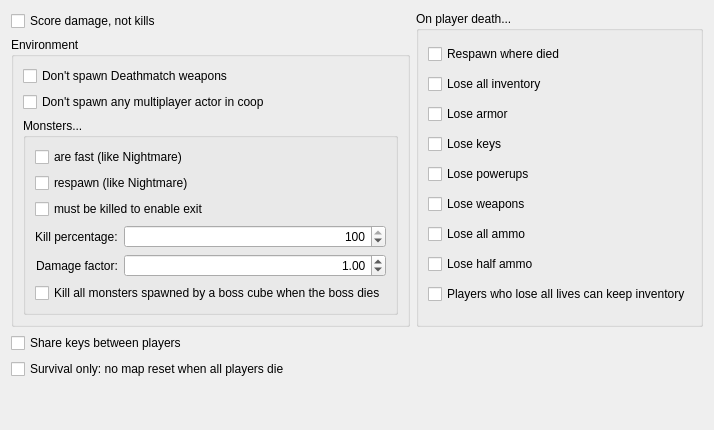
     <widget class="QWidget" name="tabCooperative">
      <attribute name="title">
       <string>Cooperative</string>
      </attribute>
      <layout class="QVBoxLayout" name="verticalLayout_26">
       <item>
        <layout class="QHBoxLayout" name="horizontalLayout_3">
         <property name="rightMargin">
          <number>0</number>
         </property>
         <item>
          <layout class="QVBoxLayout" name="verticalLayout_10">
           <item>
            <widget class="QCheckBox" name="cbScoreDamageNotKills">
             <property name="text">
              <string>Score damage, not kills</string>
             </property>
            </widget>
           </item>
           <item>
            <widget class="QGroupBox" name="groupBox_7">
             <property name="title">
              <string>Environment</string>
             </property>
             <layout class="QVBoxLayout" name="verticalLayout_11">
              <item>
               <widget class="QCheckBox" name="cbDontSpawnDeathmatchWeapons">
                <property name="text">
                 <string>Don't spawn Deathmatch weapons</string>
                </property>
               </widget>
              </item>
              <item>
               <widget class="QCheckBox" name="cbDontSpawnAnyMultiplayerItem">
                <property name="toolTip">
                 <string>Spawn map actors in coop as if the game was single player.</string>
                </property>
                <property name="text">
                 <string>Don't spawn any multiplayer actor in coop</string>
                </property>
               </widget>
              </item>
              <item>
               <widget class="QGroupBox" name="groupBox_9">
                <property name="title">
                 <string>Monsters...</string>
                </property>
                <layout class="QVBoxLayout" name="verticalLayout_12">
                 <item>
                  <widget class="QCheckBox" name="cbMonstersAreFast">
                   <property name="text">
                    <string>are fast (like Nightmare)</string>
                   </property>
                  </widget>
                 </item>
                 <item>
                  <widget class="QCheckBox" name="cbMonstersRespawn">
                   <property name="text">
                    <string>respawn (like Nightmare)</string>
                   </property>
                  </widget>
                 </item>
                 <item>
                  <widget class="QCheckBox" name="cbMonstersMustBeKilledToExit">
                   <property name="text">
                    <string>must be killed to enable exit</string>
                   </property>
                  </widget>
                 </item>
                 <item>
                  <layout class="QFormLayout" name="formLayout_3">
                   <property name="labelAlignment">
                    <set>Qt::AlignRight|Qt::AlignTrailing|Qt::AlignVCenter</set>
                   </property>
                   <item row="0" column="0">
                    <widget class="QLabel" name="label_9">
                     <property name="text">
                      <string>Kill percentage:</string>
                     </property>
                    </widget>
                   </item>
                   <item row="0" column="1">
                    <widget class="QSpinBox" name="spinMonsterKillPercentage">
                     <property name="alignment">
                      <set>Qt::AlignRight|Qt::AlignTrailing|Qt::AlignVCenter</set>
                     </property>
                     <property name="maximum">
                      <number>100</number>
                     </property>
                     <property name="value">
                      <number>100</number>
                     </property>
                    </widget>
                   </item>
                   <item row="1" column="0">
                    <widget class="QLabel" name="label_14">
                     <property name="toolTip">
                      <string>Multiplier of damage dealt by monsters.</string>
                     </property>
                     <property name="text">
                      <string>Damage factor:</string>
                     </property>
                    </widget>
                   </item>
                   <item row="1" column="1">
                    <widget class="QDoubleSpinBox" name="spinMonstersDamageFactor">
                     <property name="toolTip">
                      <string>&lt;html&gt;&lt;body&gt;&lt;p&gt;Multiplier of damage dealt by monsters.&lt;/p&gt;&lt;/body&gt;&lt;/html&gt;</string>
                     </property>
                     <property name="alignment">
                      <set>Qt::AlignRight|Qt::AlignTrailing|Qt::AlignVCenter</set>
                     </property>
                     <property name="maximum">
                      <double>999999.000000000000000</double>
                     </property>
                     <property name="singleStep">
                      <double>0.100000000000000</double>
                     </property>
                     <property name="value">
                      <double>1.000000000000000</double>
                     </property>
                    </widget>
                   </item>
                  </layout>
                 </item>
                 <item>
                  <widget class="QCheckBox" name="cbKillBossMonsters">
                   <property name="text">
                    <string>Kill all monsters spawned by a boss cube when the boss dies</string>
                   </property>
                  </widget>
                 </item>
                </layout>
               </widget>
              </item>
             </layout>
            </widget>
           </item>
          </layout>
         </item>
         <item>
          <widget class="QGroupBox" name="groupBox_8">
           <property name="title">
            <string>On player death...</string>
           </property>
           <layout class="QVBoxLayout" name="verticalLayout_13">
            <item>
             <widget class="QCheckBox" name="cbRespawnWhereDied">
              <property name="text">
               <string>Respawn where died</string>
              </property>
             </widget>
            </item>
            <item>
             <widget class="QCheckBox" name="cbLoseAllInventory">
              <property name="text">
               <string>Lose all inventory</string>
              </property>
             </widget>
            </item>
            <item>
             <widget class="QCheckBox" name="cbLoseArmor">
              <property name="text">
               <string>Lose armor</string>
              </property>
             </widget>
            </item>
            <item>
             <widget class="QCheckBox" name="cbLoseKeys">
              <property name="text">
               <string>Lose keys</string>
              </property>
             </widget>
            </item>
            <item>
             <widget class="QCheckBox" name="cbLosePowerups">
              <property name="text">
               <string>Lose powerups</string>
              </property>
             </widget>
            </item>
            <item>
             <widget class="QCheckBox" name="cbLoseWeapons">
              <property name="text">
               <string>Lose weapons</string>
              </property>
             </widget>
            </item>
            <item>
             <widget class="QCheckBox" name="cbLoseAllAmmo">
              <property name="text">
               <string>Lose all ammo</string>
              </property>
             </widget>
            </item>
            <item>
             <widget class="QCheckBox" name="cbLoseHalfAmmo">
              <property name="text">
               <string>Lose half ammo</string>
              </property>
             </widget>
            </item>
            <item>
             <widget class="QCheckBox" name="cbDeadPlayersCanKeepInventory">
              <property name="toolTip">
               <string>&lt;html&gt;&lt;head/&gt;&lt;body&gt;&lt;p&gt;Affects game modes where &amp;quot;max. lives&amp;quot; can be used. If set, players who become dead spectators (run out of lives) will still keep inventory in accordance to the &amp;quot;Lose *&amp;quot; flags above. If unset, players who lose all lives will always lose entire inventory.&lt;/p&gt;&lt;/body&gt;&lt;/html&gt;</string>
              </property>
              <property name="text">
               <string>Players who lose all lives can keep inventory</string>
              </property>
             </widget>
            </item>
           </layout>
          </widget>
         </item>
        </layout>
       </item>
       <item>
        <widget class="QCheckBox" name="cbShareKeys">
         <property name="text">
          <string>Share keys between players</string>
         </property>
        </widget>
       </item>
       <item>
        <widget class="QCheckBox" name="cbSurvivalNoMapResetOnDeath">
         <property name="toolTip">
          <string>&lt;html&gt;&lt;head/&gt;&lt;body&gt;&lt;p&gt;Players will be respawned with full lives but the map will not be reset. Inventory will be preserved in accordance to &amp;quot;Lose inventory&amp;quot; flags. Players will be able to continue from the point where they died.&lt;/p&gt;&lt;/body&gt;&lt;/html&gt;</string>
         </property>
         <property name="text">
          <string>Survival only: no map reset when all players die</string>
         </property>
        </widget>
       </item>
       <item>
        <spacer name="verticalSpacer_3">
         <property name="orientation">
          <enum>Qt::Vertical</enum>
         </property>
         <property name="sizeHint" stdset="0">
          <size>
           <width>20</width>
           <height>40</height>
          </size>
         </property>
        </spacer>
       </item>
      </layout>
     </widget>
